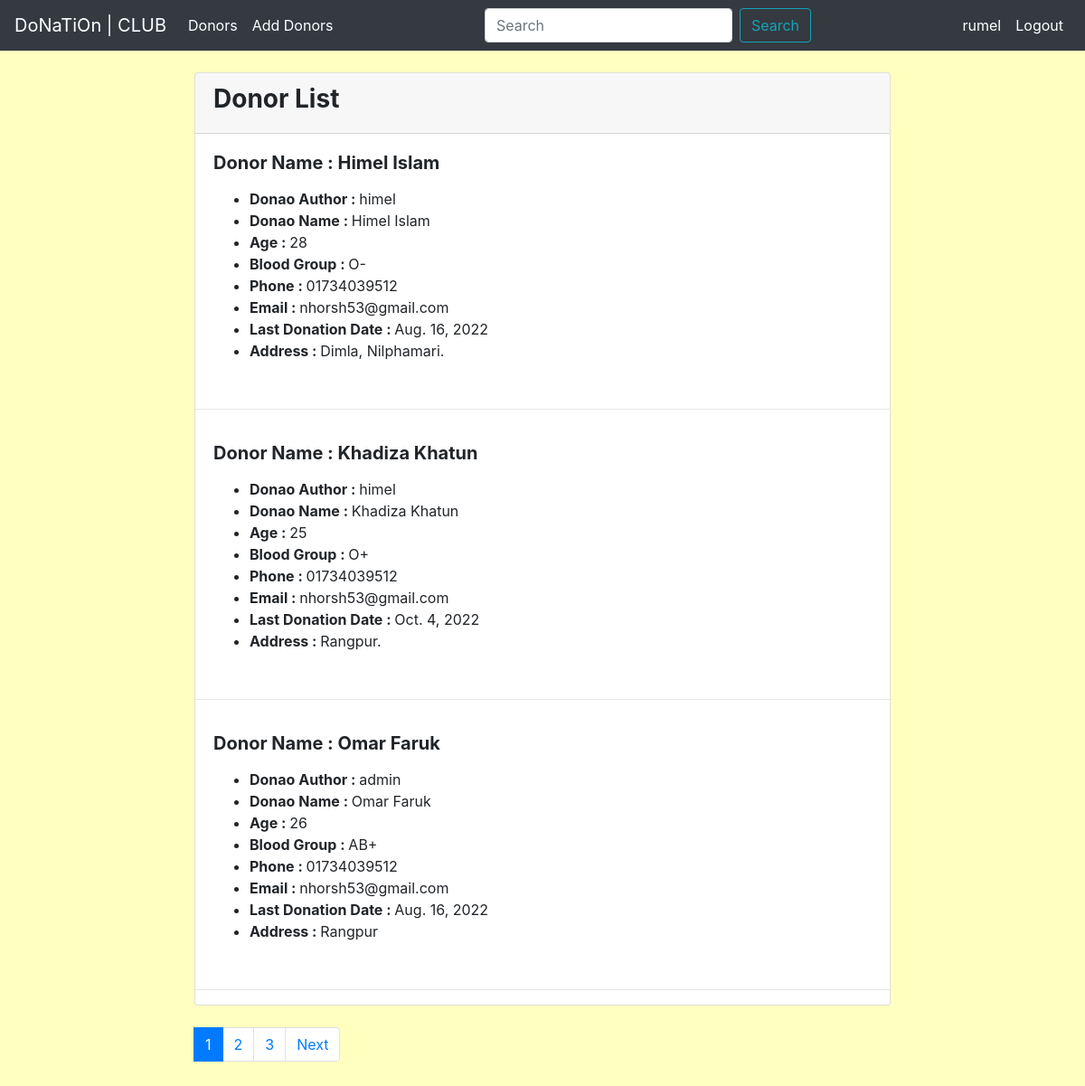
Screenshot of / (signed in) with the database file from the repository.
### Myapp/models.py (models this page shows)
class AddDonarModle(models.Model):
    author = models.ForeignKey(User, on_delete=models.CASCADE)
    name = models.CharField(max_length=20)
    age = models.IntegerField()
    blood_group = models.CharField(max_length=20)
    phone = models.CharField(max_length=20)
    email = models.EmailField()
    last_donation = models.DateField()
    address = models.TextField()
    def __str__(self):
        return self.name

### Myapp/views.py (the view)
# urls.py: path('', views.DonorListView.as_view(), name='donor-list'),
class DonorListView(ListView):
    model = AddDonarModle
    template_name = 'myapp/show_donor.html'
    ordering = ['name']
    context_object_name = 'donor_list'
    paginate_by = 3
    paginate_orphans = 1
    def get_context_data(self, *args, **kwargs):
        try:
            return super(DonorListView, self).get_context_data(*args, **kwargs)
        except Http404:
            self.kwargs['page'] = 1
            return super(DonorListView, self).get_context_data(*args, **kwargs)

### Myapp/templates/myapp/show_donor.html (shortened to what this page needs)
{% extends 'myapp/base.html' %}
{% block content %}
<div class="container col-md-8"><br>
    <div class="card">
      <div class="card-header">
        <h3><b>Donor List</b></h3>
      </div>
      {% for donorlist in donor_list %}
        <div class="card-body">
          <h5 class="card-title"><strong>Donor Name : {{ donorlist }}</strong></h5>
          <p class="card-text">
          <ul>
            <li><Strong>Donao Author : </strong>{{ donorlist.author }}</li>
            <li><Strong>Donao Name : </strong>{{ donorlist.name }}</li>
            <li><strong>Age : </strong>{{ donorlist.age }}</li>
            <li><strong>Blood Group : </strong>{{ donorlist.blood_group }}</li>
            <li><strong>Phone : </strong>{{ donorlist.phone }}</li>
            <li><strong>Email : </strong>{{ donorlist.email }}</li>
            <li><strong>Last Donation Date : </strong>{{ donorlist.last_donation }}</li>
            <li><strong>Address : </strong>{{ donorlist.address }}</li>
          </ul>
      </div><hr>
      {% endfor %}
</div><br>
  <nav aria-label="Page navigation example">
    <ul class="pagination">
        {% for i in page_obj.paginator.page_range %}
          {% if page_obj.number == i %}
            <li class="page-item active">
              <span class="page-link">
                {{ i }}
              </span>
            </li>
            {% else %}
              <li class="page-item"><a class="page-link" href="?page={{ i }}">{{ i }}</a></li>
          {% endif %}
        {% endfor %}
      {% if page_obj.has_next %}
      <li class="page-item"><a class="page-link" href="?page={{page_obj.next_page_number}}">Next</a></li>
      {% endif %}
</ul>
</nav>
<br><br>
{% endblock content %}

### Myapp/templates/myapp/home.html (shortened to what this page needs)
<nav class="navbar navbar-expand-lg navbar-dark bg-dark">
    <a class="navbar-brand" href="{% url 'donor-list' %}">DoNaTiOn | CLUB</a>
    <div class="collapse navbar-collapse" id="navbarSupportedContent">
      <ul class="navbar-nav mr-auto">
        <li class="nav-item active">
          <a class="nav-link" href="{% url 'donor-list' %}">Donors <span class="sr-only">(current)</span></a>
        </li>
        {% if request.user.is_authenticated %}
        <li class="nav-item active">
          <a class="nav-link" href="{% url 'add-donor' %}">Add Donors</a>
        </li>
        {% endif %}
      </ul>
      <form class="form-inline my-2 my-lg-0" method="POST", action="{% url 'search-donor' %}">
        <input class="form-control mr-sm-2" type="search" placeholder="Search" aria-label="Search" name='searched'>
        <button class="btn btn-outline-info my-2 my-sm-0" type="submit">Search</button>
      </form>
      <div class="navbar-nav mr-right">
        {% if request.user.is_authenticated %}
        <li class="nav-item active">
          <a class="nav-link" href="#">{{ user.username }}</a>
        </li>
        <li class="nav-item active">
          <a class="nav-link" href="{% url 'logout' %}">Logout </a>
        </li>
        {% endif %}
      </div>
    </div>
  </nav>

### Myapp/templates/myapp/base.html (style rules this page uses)
body { background-color: rgba(255, 255, 128, .5); }

### rows the page displays
AddDonarModle: name "Himel Islam", author "himel", age "28", blood_group "O-", phone "01734039512", email "nhorsh53@gmail.com", last_donation "Aug. 16, 2022", address "Dimla, Nilphamari."
AddDonarModle: name "Khadiza Khatun", author "himel", age "25", blood_group "O+", phone "01734039512", email "nhorsh53@gmail.com", last_donation "Oct. 4, 2022", address "Rangpur."
AddDonarModle: name "Omar Faruk", author "admin", age "26", blood_group "AB+", phone "01734039512", email "nhorsh53@gmail.com", last_donation "Aug. 16, 2022", address "Rangpur"

### other values shown
{{ user.username }} "rumel"
{{ i }} "1"
{{ i }} "2" "3"
